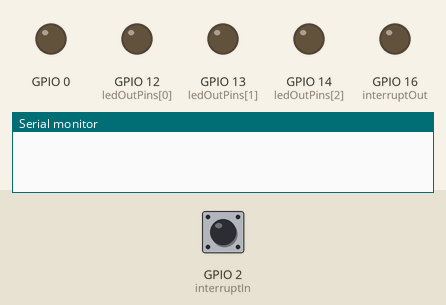
Bench run of a sketch on a simulated ESP32. Shown: output pins drawn as LEDs (lit = HIGH), the last lines printed to the serial monitor. The inputs (shaded band) are chosen by the test bench; at power-on: GPIO 2 (interruptIn) LOW.

Above: at 1.2 s.
1.3 s: GPIO 2 (interruptIn) pulled HIGH for 0.15 s
At 3.0 s:
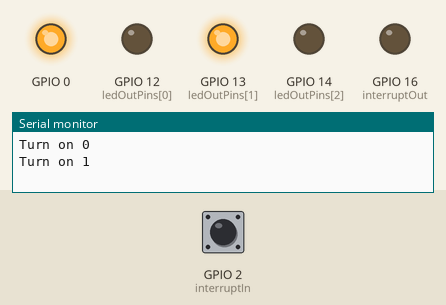
4.4 s: GPIO 2 (interruptIn) pulled HIGH for 1 s
At 6.2 s:
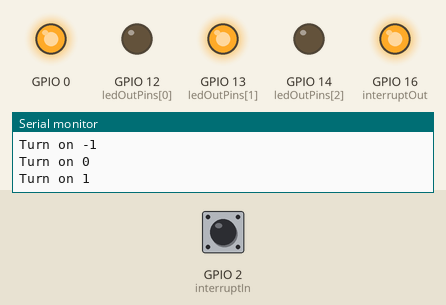
8.4 s: GPIO 2 (interruptIn) pulled HIGH for 0.15 s
At 11.1 s:
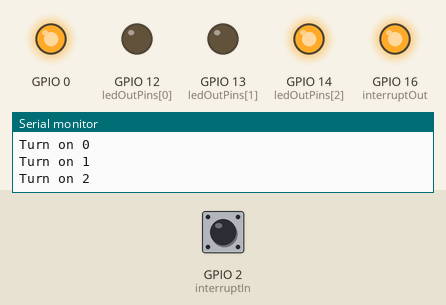
11.4 s: GPIO 2 (interruptIn) pulled HIGH for 3.2 s
At 15.4 s:
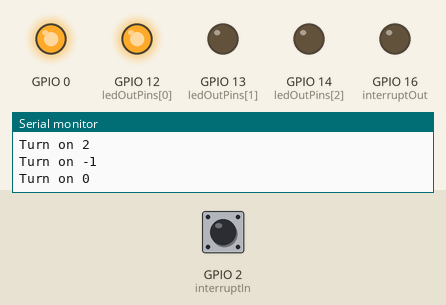
16.1 s: GPIO 2 (interruptIn) pulled HIGH for 0.15 s
At 17.0 s:
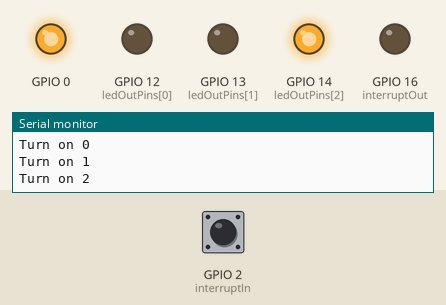
17.7 s: GPIO 2 (interruptIn) pulled HIGH for 3.2 s
At 25.0 s:
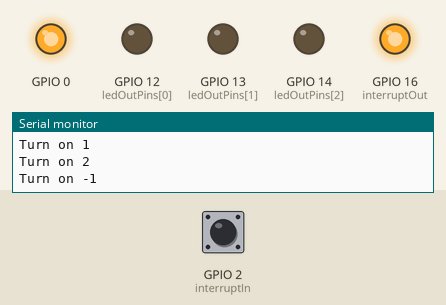
Timing chart, 0 to 25.4 s (numbered marks = the images above; inputs shaded):
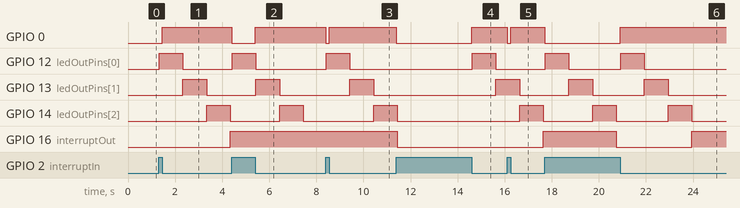

The sketch:

beamer.ino
```cpp
const int interruptIn = 2;
const int interruptOut = 16;
const int ledOutPins[] = {12, 13, 14};

const int ledActiveTimePeriod = 1000; // match this to timePeriod of TAG
const int transitionDelayTimePeriod = 20;

const int numLeds = 3;
const int numTransitionDelays = 1; // Assuming we delay once after enable input and once after all location LEDs are done projecting
const int totalMeasurementTime = (numLeds * ledActiveTimePeriod) + (numTransitionDelays * transitionDelayTimePeriod);
bool startReading = false;

#define KEEP_LED_ON -1

int count;
bool trigger;

void IRAM_ATTR ISR() {
  count++;
  if (count % 2 == 0) {
    digitalWrite(0, HIGH);
  } else {
    digitalWrite(0, LOW);
  }
  trigger = true;
}

void setup() {
  Serial.begin(9600);

  count = 0;
  trigger = false;
  attachInterrupt(digitalPinToInterrupt(interruptIn), ISR, CHANGE);

  pinMode(interruptOut, OUTPUT);
  pinMode(0, OUTPUT);

  for(int i  = 0; i < numLeds; i++) {
    pinMode(ledOutPins[i], OUTPUT);
  }
}

unsigned long measurementStartTime;
unsigned long ledStartTime;
int i;

void turnOneLEDOn(int p) {
  if (KEEP_LED_ON >= 0) {
    p = KEEP_LED_ON;
  }

  Serial.print("Turn on ");
  Serial.println(p);
  for (int i = 0; i < numLeds; i++) {
    if (i == p) {
      digitalWrite(ledOutPins[i], HIGH);
    } else {
      digitalWrite(ledOutPins[i], LOW);
    }
  }
}

void loop() {

  if(!startReading && trigger) { // digitalRead(enableInPin) == HIGH
    delay(transitionDelayTimePeriod);
    startReading = true;
    measurementStartTime = millis();
    ledStartTime = millis();
    i = 0;
    turnOneLEDOn(0);
  }
  if(startReading) {
    unsigned long currentMillis = millis();
    if((currentMillis - ledStartTime) >= ledActiveTimePeriod) {
      // digitalWrite(ledOutPins[i], LOW);
      i += 1;
      if(i == numLeds - 1) {
        delay(transitionDelayTimePeriod);
      }
      if(i < numLeds) {
        turnOneLEDOn(i);
      }
      ledStartTime = currentMillis;
    }
    if((currentMillis - measurementStartTime) >= (totalMeasurementTime)) {
      startReading = false;
      trigger = false;
      i = 0;
      turnOneLEDOn(-1); // turn off all LEDs

        if (count % 2 == 0) {
          digitalWrite(interruptOut, HIGH);
        } else {
          digitalWrite(interruptOut, LOW);
        }
    }
  }
}
```

Measured:
- after the input at 1.3 s, GPIO 0: LOW → HIGH after 0.15 s; GPIO 12 (ledOutPins[0]): LOW → HIGH at once, → LOW 1.0 s later; GPIO 13 (ledOutPins[1]): LOW → HIGH after 1.0 s, → LOW 1.0 s later; GPIO 14 (ledOutPins[2]): LOW → HIGH after 2.0 s, → LOW 1.0 s later; GPIO 16 (interruptOut): LOW → HIGH after 3.0 s
- after the input at 4.4 s, GPIO 0: HIGH → LOW at once, → HIGH 1.0 s later; GPIO 12 (ledOutPins[0]): LOW → HIGH at once, → LOW 1.0 s later; GPIO 13 (ledOutPins[1]): LOW → HIGH after 1.0 s, → LOW 1.0 s later; GPIO 14 (ledOutPins[2]): LOW → HIGH after 2.0 s, → LOW 1.0 s later
- after the input at 8.4 s, GPIO 0: HIGH → LOW at once, → HIGH 0.15 s later; GPIO 12 (ledOutPins[0]): LOW → HIGH at once, → LOW 1.0 s later; GPIO 13 (ledOutPins[1]): LOW → HIGH after 1.0 s, → LOW 1.0 s later; GPIO 14 (ledOutPins[2]): LOW → HIGH after 2.0 s
- after the input at 11.4 s, GPIO 0: HIGH → LOW at once, → HIGH 3.2 s later; GPIO 12 (ledOutPins[0]): LOW → HIGH after 3.2 s, → LOW 1.0 s later; GPIO 13 (ledOutPins[1]): LOW → HIGH after 4.2 s; GPIO 16 (interruptOut): HIGH → LOW at once
- after the input at 16.1 s, GPIO 0: HIGH → LOW at once, → HIGH 0.15 s later
- after the input at 17.7 s, GPIO 0: HIGH → LOW at once, → HIGH 3.2 s later; GPIO 12 (ledOutPins[0]): alternates HIGH for 1.0 s and LOW for 2.2 s, starting at once
